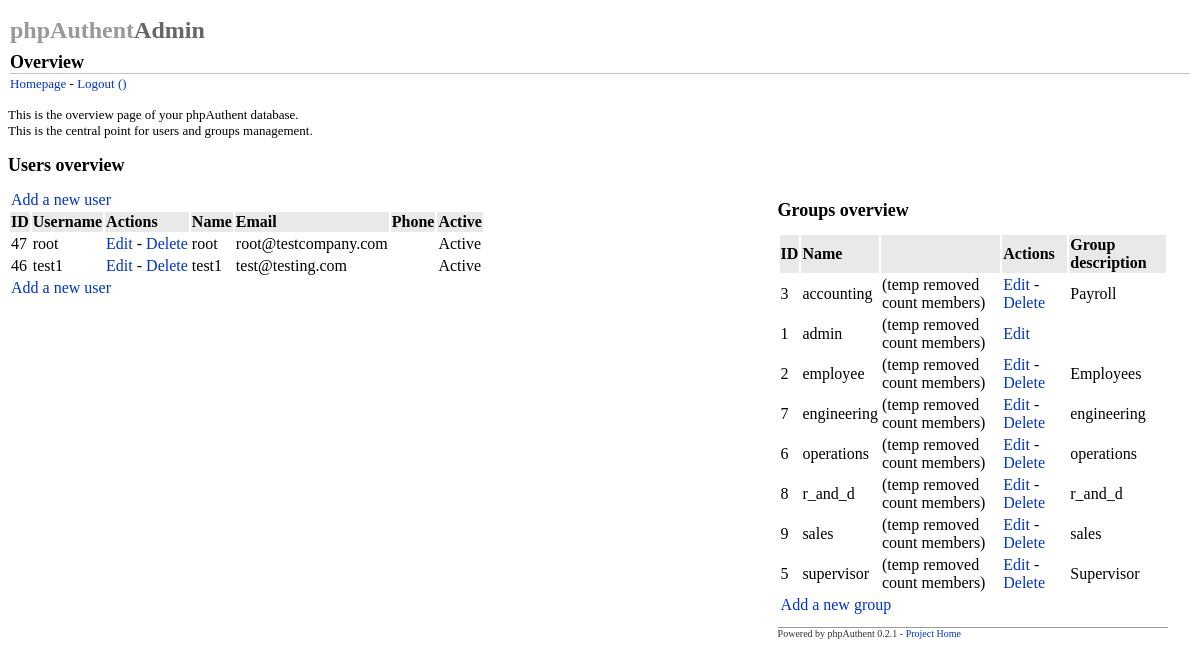
Page /phpauthent/phpauthentadmin/index.php on the earlier database version.
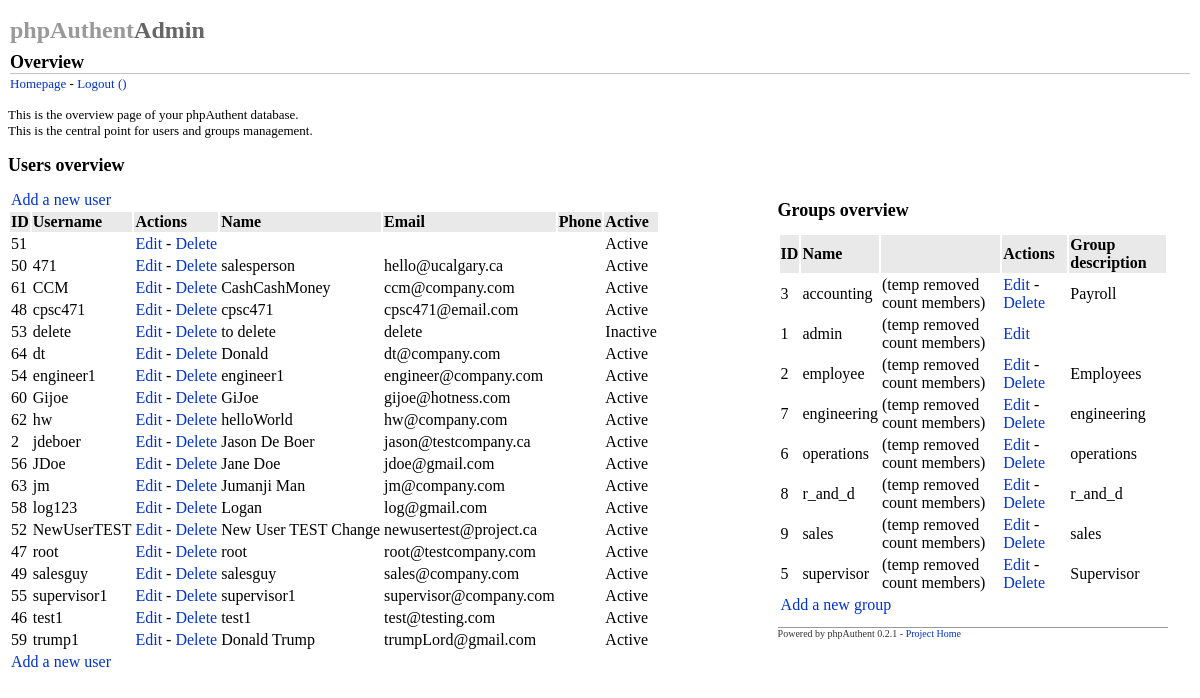
Same page on the later database version.
### tables this page shows
CREATE TABLE `phpauthent_users` (
  `id` int(11) NOT NULL,
  `username` varchar(32) NOT NULL DEFAULT '',
  `password` varchar(64) DEFAULT NULL,
  `realname` varchar(80) DEFAULT NULL,
  `email` varchar(120) DEFAULT NULL,
  `lastlogin` datetime DEFAULT NULL,
  `creation` date DEFAULT NULL,
  `numlogins` int(11) NOT NULL DEFAULT '0'
);

CREATE TABLE `employee_info` (
  `id` int(11) NOT NULL,
  `uid` int(11) DEFAULT NULL,
  `start_date` date DEFAULT NULL,
  `ft_pt` varchar(10) DEFAULT NULL,
  `hourly_salary` varchar(10) DEFAULT NULL,
  `compensation` float DEFAULT NULL,
  `position` varchar(35) DEFAULT NULL,
  `division` varchar(35) DEFAULT NULL,
  `pay_increase_date` date DEFAULT NULL,
  `sin` int(11) DEFAULT NULL,
  `dob` date DEFAULT NULL,
  `td1` float DEFAULT NULL,
  `td1ab` float DEFAULT NULL,
  `home_phone` varchar(25) DEFAULT NULL,
  `home_cell` varchar(25) DEFAULT NULL,
  `home_email` varchar(40) DEFAULT NULL,
  `street` varchar(35) DEFAULT NULL,
  `city` varchar(25) DEFAULT NULL,
  `province` varchar(25) DEFAULT NULL,
  `postal_code` varchar(16) DEFAULT NULL,
  `work_email` varchar(40) DEFAULT NULL,
  `work_phone` varchar(25) DEFAULT NULL,
  `work_cell` varchar(25) DEFAULT NULL,
  `drivers_license` varchar(25) DEFAULT NULL,
  `expiry` date DEFAULT NULL,
  `emergency_contact` varchar(35) DEFAULT NULL,
  `emerg_number` varchar(25) DEFAULT NULL,
  `notes` text,
  `status` varchar(25) DEFAULT NULL,
  `supervisor` varchar(35) DEFAULT NULL
);

CREATE TABLE `phpauthent_groups` (
  `id` int(11) NOT NULL,
  `name` varchar(32) NOT NULL DEFAULT '',
  `description` varchar(80) DEFAULT NULL
);

### phpauthent/phpauthentadmin/index.php (the view, shortened to what this page needs)
<?php
	require_once("../phpauthent_config.php");
	require_once("locale/".$phpauth_language);
?>
<!DOCTYPE HTML PUBLIC "-//W3C//DTD HTML 4.01 Transitional//EN" "http://www.w3.org/TR/html4/loose.dtd">
<html>
<head>
<link href="css/phpauth.css" rel="stylesheet" type="text/css">
</head>
<body>
<table width="100%" border="0" cellpadding="0">
  <tr>
    <td valign="top" class="titleapp">phpAuthent<span class="style5">Admin</span></td>
  </tr>
  <tr>
    <td valign="bottom" class="titlepage"><?php echo $page_title_overview?></td>
  </tr>
  <tr>
    <td valign="top" class="headmenu"><a href="../<?php echo $phpauth_successfull_login_target?>"><?php echo $menu_link_homepage?></a> - <a href="../phpauthent_core.php?action=logout" class="style1"><?php echo $menu_link_logout?> (<?php echo getUsername()?>)</a></td>
  </tr>
</table>
<p class="style1"><?php echo $txt_overview_pageintro?></p>
<h1><?php echo $txt_overview_users_title?></h1>
<?php
$mysql_link = new MySQLi($db_hostname, $db_username, $db_password, $db_database);
		$query = "SELECT ". $db_tbl_users .".*, employee_info.status, employee_info.work_phone FROM ".$db_tbl_users." JOIN employee_info ON employee_info.uid = ". $db_tbl_users .".id ORDER BY ".$db_fld_users_username;
		$r_query = $mysql_link->query($query);
?>
<div style="float:left; width:65%;">
<table border="0">
  <tr>
    <td colspan="4"><a href="useradd.php"><?php echo $txt_overview_user_add?></a> </td>
  </tr>
  <tr bgcolor="#E9E9E9">
    <td><strong><?php echo $txt_overview_col_id?></strong></td>
    <td><strong><?php echo $txt_overview_col_user_login?></strong></td>
    <td><strong><?php echo $txt_overview_col_actions?></strong></td>
    <td><strong><?php echo $txt_overview_col_user_name;?></strong></td>
	<td><strong><?php echo $txt_overview_col_user_email;?></strong></td>
	<td><strong><?php echo $txt_overview_col_user_phone;?></strong></td>
	<td><strong><?php echo $txt_overview_col_user_active;?></strong></td>
  </tr>
<?php
		while ($row = $r_query->fetch_assoc()) {
?>
  <tr>
    <td><?php echo $row[$db_fld_users_id];?></td>
    <td><?php echo $row[$db_fld_users_username];?></td>
    <td><a href="useredit.php?action=edit&id=<?php echo $row[$db_fld_users_id];?>"><?php echo $txt_overview_action_edit;?></a> - <a href="useredit.php?action=delete&id=<?php echo $row[$db_fld_users_id];?>" onClick="javascript:return confirm('<?php echo $confirm_deluser_before.$row[$db_fld_users_username].$confirm_deluser_after;?>');"><?php echo $txt_overview_action_delete;?></a> </td>
    <td><?php echo $row[$db_fld_users_realname];?></td>
	<td><?php echo $row[$db_fld_users_email];?></td>
	<td><?php echo $row['work_phone'];?></td>
	<td><?php echo $row['status'];?></td>
  </tr>
<?php
		}
?>
  <tr>
    <td colspan="4"><a href="useradd.php"><?php echo $txt_overview_user_add;?></a> </td>
  </tr>
</table>
</div>
<div style="float:left; width:33%;">
<h1><?php echo $txt_overview_groups_title?></h1>
<?php
$mysql_link = new MySQLi($db_hostname, $db_username, $db_password, $db_database);
$query = "SELECT ".$db_fld_groups_id.", ".$db_fld_groups_name.", ".$db_fld_groups_description." FROM ".$db_tbl_groups." ORDER BY ".$db_fld_groups_name;
$r_query = $mysql_link->query($query);
?>
<table border="0">
  <tr bgcolor="#E9E9E9">
    <td><strong><?php echo $txt_overview_col_id?></strong></td>
    <td><strong><?php echo $txt_overview_col_group_name?></strong></td>
	<td><strong></strong></td>
    <td><strong><?php echo $txt_overview_col_actions?></strong></td>
    <td><strong><?php echo $txt_overview_col_group_desc?></strong></td>
  </tr>
<?php
		while ($row = $r_query->fetch_assoc()) {
?>
  <tr>
    <td><?php echo $row[$db_fld_groups_id]?></td>
    <td><?php echo $row[$db_fld_groups_name]?></td>
	<td>(temp removed count <?php//echo $row_count_query[0]?> <?php echo $txt_overview_members?>)</td>
    <td><a href="groupedit.php?action=edit&id=<?php echo $row[$db_fld_groups_id]?>"><?php echo $txt_overview_action_edit?></a>
<?php
	if ($row[$db_fld_groups_name] <> 'admin') {
?>
     - <a href="groupedit.php?action=delete&id=<?php echo $row[$db_fld_groups_id]?>" onClick="javascript:return confirm('<?php echo $confirm_delgroup_before.$row[$db_fld_groups_name].$confirm_delgroup_after?>');"><?php echo $txt_overview_action_delete?></a>
<?php
	}
?>
    </td>
    <td><?php echo $row[$db_fld_groups_description]?></td>
  </tr>
<?php
		}
?>
  <tr>
    <td colspan="5"><a href="groupadd.php"><?php echo $txt_overview_group_add?></a> </td>
  </tr>
</div>
<p class="textcopy"><?php echo $phpauth_version?></p>
</body>
</html>

### phpauthent/phpauthent_config.php (shortened to what this page needs)
<?php
	$phpauth_successfull_login_target = "./_employee_menu.php";
	$db_tbl_users   = 'phpauthent_users';
	$db_tbl_groups  = 'phpauthent_groups';
	$db_fld_users_id           = 'id';
	$db_fld_users_username     = 'username';
	$db_fld_users_realname     = 'realname';
	$db_fld_users_email        = 'email';
	$db_fld_groups_id   = 'id';
	$db_fld_groups_name = 'name';
	$db_fld_groups_description = 'description';
	$phpauth_version = "Powered by phpAuthent 0.2.1 - <a href='https://sourceforge.net/projects/phpauth/'>Project Home</a>";
?>

### phpauthent/phpauthentadmin/locale/english.php (shortened to what this page needs)
<?php
	$page_title_overview 	= "Overview";
	$menu_link_homepage		= "Homepage";
	$menu_link_logout 		= "Logout";
	$txt_overview_pageintro			= "This is the overview page of your phpAuthent database.<br>This is the central point for users and groups management.";
	$txt_overview_users_title 		= "Users overview";
	$txt_overview_user_add			= "Add a new user";
	$txt_overview_group_add			= "Add a new group";
	$txt_overview_groups_title 		= "Groups overview";
	$txt_overview_col_id			= "ID";
	$txt_overview_col_user_login	= "Username";
	$txt_overview_col_actions		= "Actions";
	$txt_overview_col_user_name		= "Name";
	$txt_overview_col_group_name	= "Name";
	$txt_overview_col_group_desc	= "Group description";
	$txt_overview_col_user_phone	= "Phone";
	$txt_overview_col_user_email	= "Email";
	$txt_overview_col_user_active	= "Active";
	$txt_overview_members			= "members";
	$txt_overview_action_delete		= "Delete";
	$txt_overview_action_edit		= "Edit";
	$confirm_deluser_before = "Do you really want to delete the user ";
	$confirm_deluser_after = " ?";
	$confirm_delgroup_before = "Do you really want to delete the group ";
	$confirm_delgroup_after  = " ?";
?>

### phpauthent/phpauthentadmin/css/phpauth.css (style rules this page uses)
.headmenu { font-family: Georgia, "Times New Roman", Times, serif; font-size: small; }
a:link { text-decoration: none; color: #0033CC; }
h1 { font-family: Georgia, "Times New Roman", Times, serif; font-size: large; }
.titlepage { font-family: Georgia, "Times New Roman", Times, serif; font-size: large; font-weight: bold; border-top-width: 1px; border-right-width: 1px; border-bottom-width: 1px; border-left-width: 1px; border-bottom-style: solid; border-top-color: #C3C3C3; border-right-color: #C3C3C3; border-bottom-color: #C3C3C3; border-left-color: #C3C3C3; }
.titleapp { font-family: Georgia, "Times New Roman", Times, serif; font-size: x-large; font-weight: bold; color: #999999; line-height: 40px; }
.textcopy { font-family: Georgia, "Times New Roman", Times, serif; font-size: x-small; color: #333333; border-top-width: 1px; border-right-width: 1px; border-bottom-width: 1px; border-left-width: 1px; border-top-style: solid; border-top-color: #999999; border-right-color: #999999; border-bottom-color: #999999; border-left-color: #999999; }
body,td,th { font-family: Georgia, Times New Roman, Times, serif; }

### phpauthent/phpauthentadmin/index.php (style rules this page uses)
.style5 { color: #666666 }

Differences in the rows shown:
no longer on this page (row unchanged): phpauthent_users: id "47", username "root", realname "root", email "root@testcompany.com", employee_info.status "Active"
no longer on this page (row edited): phpauthent_users: id "46", username "test1", realname "test1", email "test@testing.com", employee_info.status "Active"
added employee_info: uid "51", status "Active"
added employee_info: uid "50", uid.username "471", uid.realname "salesperson", uid.email "hello@ucalgary.ca", status "Active"
added employee_info: uid "61", uid.username "CCM", uid.realname "CashCashMoney", uid.email "ccm@company.com", status "Active"
added employee_info: uid "48", uid.username "cpsc471", uid.realname "cpsc471", uid.email "cpsc471@email.com", status "Active"
added employee_info: uid "53", uid.username "delete", uid.realname "to delete", uid.email "delete", status "Inactive"
added employee_info: uid "64", uid.username "dt", uid.realname "Donald", uid.email "dt@company.com", status "Active"
added employee_info: uid "54", uid.username "engineer1", uid.realname "engineer1", uid.email "engineer@company.com", status "Active"
added employee_info: uid "60", uid.username "Gijoe", uid.realname "GiJoe", uid.email "gijoe@hotness.com", status "Active"
added employee_info: uid "62", uid.username "hw", uid.realname "helloWorld", uid.email "hw@company.com", status "Active"
now on this page (row edited): employee_info: uid "2", uid.username "jdeboer", uid.realname "Jason De Boer", uid.email "jason@testcompany.ca", status "Active"
added employee_info: uid "56", uid.username "JDoe", uid.realname "Jane Doe", uid.email "jdoe@gmail.com", status "Active"
added employee_info: uid "63", uid.username "jm", uid.realname "Jumanji Man", uid.email "jm@company.com", status "Active"
added employee_info: uid "58", uid.username "log123", uid.realname "Logan", uid.email "log@gmail.com", status "Active"
added employee_info: uid "52", uid.username "NewUserTEST", uid.realname "New User TEST Change", uid.email "newusertest@project.ca", status "Active"
now on this page (row edited): employee_info: uid "47", uid.username "root", uid.realname "root", uid.email "root@testcompany.com", status "Active"
added employee_info: uid "49", uid.username "salesguy", uid.realname "salesguy", uid.email "sales@company.com", status "Active"
added employee_info: uid "55", uid.username "supervisor1", uid.realname "supervisor1", uid.email "supervisor@company.com", status "Active"
now on this page (row edited): employee_info: uid "46", uid.username "test1", uid.realname "test1", uid.email "test@testing.com", status "Active"
added employee_info: uid "59", uid.username "trump1", uid.realname "Donald Trump", uid.email "trumpLord@gmail.com", status "Active"
